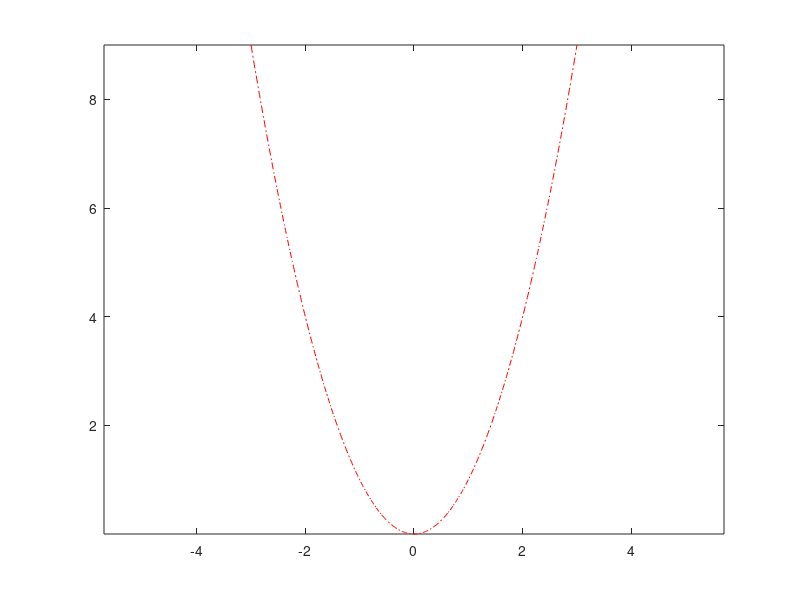

The MATLAB source for this figure:
%%Homework 1 #1.a
%plot y=x^2, for -3 <= x <= 3 using a red "dashdot"
%parameterized as y = t^2, x = t
clear;

%interval
i_start = -3;
i_end = 3;
samples = 500;
interval = linspace(i_start, i_end, samples);

%parametric functions
y_func = @(val) val^2;
x_func = @(val) val;

%plot string
plot_string = 'r-.';

%plot the graph
x = arrayfun(x_func, interval);
y = arrayfun(y_func, interval);

plot(x, y, plot_string);
axis equal;




